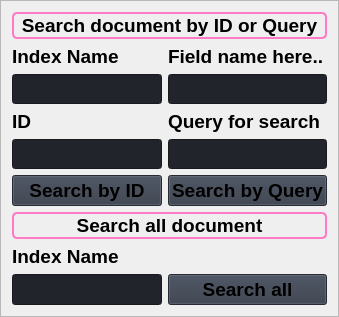
                               <widget class="QFrame" name="search_frame">
                                <property name="minimumSize">
                                 <size>
                                  <width>0</width>
                                  <height>0</height>
                                 </size>
                                </property>
                                <property name="frameShape">
                                 <enum>QFrame::StyledPanel</enum>
                                </property>
                                <property name="frameShadow">
                                 <enum>QFrame::Raised</enum>
                                </property>
                                <layout class="QGridLayout" name="gridLayout">
                                 <item row="8" column="0">
                                  <widget class="QLabel" name="labelBoxBlenderInstalation_12">
                                   <property name="font">
                                    <font>
                                     <pointsize>14</pointsize>
                                     <italic>false</italic>
                                     <bold>true</bold>
                                    </font>
                                   </property>
                                   <property name="styleSheet">
                                    <string notr="true"/>
                                   </property>
                                   <property name="text">
                                    <string>ID</string>
                                   </property>
                                  </widget>
                                 </item>
                                 <item row="10" column="1">
                                  <widget class="QLineEdit" name="Query_name">
                                   <property name="sizePolicy">
                                    <sizepolicy hsizetype="Preferred" vsizetype="Preferred">
                                     <horstretch>0</horstretch>
                                     <verstretch>0</verstretch>
                                    </sizepolicy>
                                   </property>
                                   <property name="minimumSize">
                                    <size>
                                     <width>0</width>
                                     <height>30</height>
                                    </size>
                                   </property>
                                   <property name="styleSheet">
                                    <string notr="true">background-color: rgb(33, 37, 43);</string>
                                   </property>
                                   <property name="text">
                                    <string/>
                                   </property>
                                   <property name="placeholderText">
                                    <string/>
                                   </property>
                                  </widget>
                                 </item>
                                 <item row="14" column="0">
                                  <widget class="QLineEdit" name="Index_name_2">
                                   <property name="sizePolicy">
                                    <sizepolicy hsizetype="Preferred" vsizetype="Preferred">
                                     <horstretch>0</horstretch>
                                     <verstretch>0</verstretch>
                                    </sizepolicy>
                                   </property>
                                   <property name="minimumSize">
                                    <size>
                                     <width>0</width>
                                     <height>30</height>
                                    </size>
                                   </property>
                                   <property name="styleSheet">
                                    <string notr="true">background-color: rgb(33, 37, 43);</string>
                                   </property>
                                   <property name="text">
                                    <string/>
                                   </property>
                                   <property name="placeholderText">
                                    <string/>
                                   </property>
                                  </widget>
                                 </item>
                                 <item row="11" column="0">
                                  <widget class="QPushButton" name="btn_search_doc_id">
                                   <property name="minimumSize">
                                    <size>
                                     <width>150</width>
                                     <height>30</height>
                                    </size>
                                   </property>
                                   <property name="font">
                                    <font>
                                     <pointsize>14</pointsize>
                                     <italic>false</italic>
                                     <bold>true</bold>
                                    </font>
                                   </property>
                                   <property name="cursor">
                                    <cursorShape>PointingHandCursor</cursorShape>
                                   </property>
                                   <property name="styleSheet">
                                    <string notr="true">background-color: rgb(52, 59, 72);</string>
                                   </property>
                                   <property name="text">
                                    <string>Search by ID</string>
                                   </property>
                                   <property name="icon">
                                    <iconset resource="resources.qrc">
                                     <normaloff>:/icons/images/icons/cil-magnifying-glass.png</normaloff>:/icons/images/icons/cil-magnifying-glass.png</iconset>
                                   </property>
                                  </widget>
                                 </item>
                                 <item row="0" column="0" colspan="2">
                                  <widget class="QLabel" name="label_2">
                                   <property name="font">
                                    <font>
                                     <pointsize>14</pointsize>
                                     <italic>false</italic>
                                     <bold>true</bold>
                                     <underline>false</underline>
                                    </font>
                                   </property>
                                   <property name="styleSheet">
                                    <string notr="true">font-weight: bold;
border-radius: 5px;
border: 2px solid #ff79c6;</string>
                                   </property>
                                   <property name="text">
                                    <string>Search document by ID or Query</string>
                                   </property>
                                   <property name="alignment">
                                    <set>Qt::AlignCenter</set>
                                   </property>
                                  </widget>
                                 </item>
                                 <item row="14" column="1">
                                  <widget class="QPushButton" name="btn_search_doc_all">
                                   <property name="minimumSize">
                                    <size>
                                     <width>150</width>
                                     <height>30</height>
                                    </size>
                                   </property>
                                   <property name="font">
                                    <font>
                                     <pointsize>14</pointsize>
                                     <italic>false</italic>
                                     <bold>true</bold>
                                    </font>
                                   </property>
                                   <property name="cursor">
                                    <cursorShape>PointingHandCursor</cursorShape>
                                   </property>
                                   <property name="styleSheet">
                                    <string notr="true">background-color: rgb(52, 59, 72);</string>
                                   </property>
                                   <property name="text">
                                    <string>Search all</string>
                                   </property>
                                   <property name="icon">
                                    <iconset resource="resources.qrc">
                                     <normaloff>:/icons/images/icons/cil-layers.png</normaloff>:/icons/images/icons/cil-layers.png</iconset>
                                   </property>
                                  </widget>
                                 </item>
                                 <item row="12" column="0" colspan="2">
                                  <widget class="QLabel" name="label_8">
                                   <property name="font">
                                    <font>
                                     <pointsize>14</pointsize>
                                     <italic>false</italic>
                                     <bold>true</bold>
                                     <underline>false</underline>
                                    </font>
                                   </property>
                                   <property name="styleSheet">
                                    <string notr="true">font-weight: bold;
border-radius: 5px;
border: 2px solid #ff79c6;</string>
                                   </property>
                                   <property name="text">
                                    <string>Search all document</string>
                                   </property>
                                   <property name="alignment">
                                    <set>Qt::AlignCenter</set>
                                   </property>
                                  </widget>
                                 </item>
                                 <item row="1" column="0">
                                  <widget class="QLabel" name="labelBoxBlenderInstalation_2">
                                   <property name="font">
                                    <font>
                                     <pointsize>14</pointsize>
                                     <italic>false</italic>
                                     <bold>true</bold>
                                    </font>
                                   </property>
                                   <property name="styleSheet">
                                    <string notr="true"/>
                                   </property>
                                   <property name="text">
                                    <string>Index Name</string>
                                   </property>
                                  </widget>
                                 </item>
                                 <item row="10" column="0">
                                  <widget class="QLineEdit" name="ID_name">
                                   <property name="sizePolicy">
                                    <sizepolicy hsizetype="Preferred" vsizetype="Preferred">
                                     <horstretch>0</horstretch>
                                     <verstretch>0</verstretch>
                                    </sizepolicy>
                                   </property>
                                   <property name="minimumSize">
                                    <size>
                                     <width>0</width>
                                     <height>30</height>
                                    </size>
                                   </property>
                                   <property name="styleSheet">
                                    <string notr="true">background-color: rgb(33, 37, 43);</string>
                                   </property>
                                   <property name="text">
                                    <string/>
                                   </property>
                                   <property name="placeholderText">
                                    <string/>
                                   </property>
                                  </widget>
                                 </item>
                                 <item row="8" column="1">
                                  <widget class="QLabel" name="labelBoxBlenderInstalation_4">
                                   <property name="font">
                                    <font>
                                     <pointsize>14</pointsize>
                                     <italic>false</italic>
                                     <bold>true</bold>
                                    </font>
                                   </property>
                                   <property name="styleSheet">
                                    <string notr="true"/>
                                   </property>
                                   <property name="text">
                                    <string>Query for search</string>
                                   </property>
                                  </widget>
                                 </item>
                                 <item row="13" column="0">
                                  <widget class="QLabel" name="labelBoxBlenderInstalation_11">
                                   <property name="font">
                                    <font>
                                     <pointsize>14</pointsize>
                                     <italic>false</italic>
                                     <bold>true</bold>
                                    </font>
                                   </property>
                                   <property name="styleSheet">
                                    <string notr="true"/>
                                   </property>
                                   <property name="text">
                                    <string>Index Name</string>
                                   </property>
                                  </widget>
                                 </item>
                                 <item row="11" column="1">
                                  <widget class="QPushButton" name="btn_search_doc_query">
                                   <property name="minimumSize">
                                    <size>
                                     <width>150</width>
                                     <height>30</height>
                                    </size>
                                   </property>
                                   <property name="font">
                                    <font>
                                     <pointsize>14</pointsize>
                                     <italic>false</italic>
                                     <bold>true</bold>
                                    </font>
                                   </property>
                                   <property name="cursor">
                                    <cursorShape>PointingHandCursor</cursorShape>
                                   </property>
                                   <property name="styleSheet">
                                    <string notr="true">background-color: rgb(52, 59, 72);</string>
                                   </property>
                                   <property name="text">
                                    <string>Search by Query</string>
                                   </property>
                                   <property name="icon">
                                    <iconset resource="resources.qrc">
                                     <normaloff>:/icons/images/icons/cil-magnifying-glass.png</normaloff>:/icons/images/icons/cil-magnifying-glass.png</iconset>
                                   </property>
                                  </widget>
                                 </item>
                                 <item row="1" column="1">
                                  <widget class="QLabel" name="labelBoxBlenderInstalation_3">
                                   <property name="font">
                                    <font>
                                     <pointsize>14</pointsize>
                                     <italic>false</italic>
                                     <bold>true</bold>
                                    </font>
                                   </property>
                                   <property name="styleSheet">
                                    <string notr="true"/>
                                   </property>
                                   <property name="text">
                                    <string>Field name here..</string>
                                   </property>
                                  </widget>
                                 </item>
                                 <item row="2" column="1">
                                  <widget class="QLineEdit" name="Field_name">
                                   <property name="sizePolicy">
                                    <sizepolicy hsizetype="Preferred" vsizetype="Preferred">
                                     <horstretch>0</horstretch>
                                     <verstretch>0</verstretch>
                                    </sizepolicy>
                                   </property>
                                   <property name="minimumSize">
                                    <size>
                                     <width>0</width>
                                     <height>30</height>
                                    </size>
                                   </property>
                                   <property name="styleSheet">
                                    <string notr="true">background-color: rgb(33, 37, 43);</string>
                                   </property>
                                   <property name="text">
                                    <string/>
                                   </property>
                                   <property name="placeholderText">
                                    <string/>
                                   </property>
                                  </widget>
                                 </item>
                                 <item row="2" column="0">
                                  <widget class="QLineEdit" name="Index_name">
                                   <property name="sizePolicy">
                                    <sizepolicy hsizetype="Preferred" vsizetype="Preferred">
                                     <horstretch>0</horstretch>
                                     <verstretch>0</verstretch>
                                    </sizepolicy>
                                   </property>
                                   <property name="minimumSize">
                                    <size>
                                     <width>0</width>
                                     <height>30</height>
                                    </size>
                                   </property>
                                   <property name="styleSheet">
                                    <string notr="true">background-color: rgb(33, 37, 43);</string>
                                   </property>
                                   <property name="text">
                                    <string/>
                                   </property>
                                   <property name="placeholderText">
                                    <string/>
                                   </property>
                                  </widget>
                                 </item>
                                </layout>
                               </widget>
